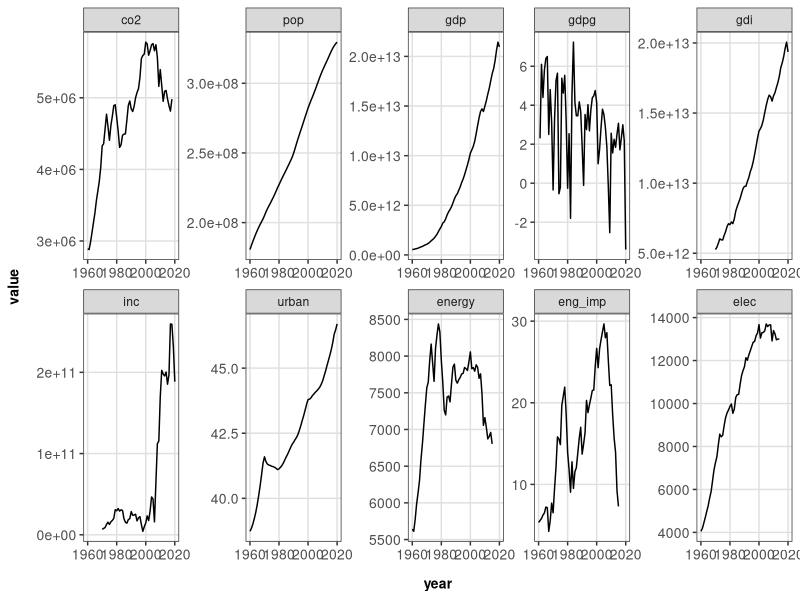

Write the R code that produced this figure.
#' 2. Data Exploration and Visualization 
#' As part of Stats 551 Final Project

# Library
library(tidyverse)
library(ggplot2)
library(reshape)

# Functions
theme_custom <- function() {
  theme_bw() + # note ggplot2 theme is used as a basis
    theme(plot.title = element_text(size = 10, face = "bold",
                                    hjust = .5,
                                    margin = margin(t = 5, b = 15)),
          plot.caption = element_text(size = 9, hjust = 0, 
                                      margin = margin(t = 15)),
          panel.grid.major = element_line(colour = "grey88"),
          panel.grid.minor = element_blank(),
          legend.title = element_text(size = 10, face = "bold"),
          legend.text = element_text(size = 10),
          axis.text = element_text(size = 10),
          axis.title.x = element_text(margin = margin(t = 10),
                                      size = 10, face = "bold"),
          axis.title.y = element_text(margin = margin(r = 10),
                                      size = 10, face = "bold"))
}

# Data
us_df = read.csv("us_df.csv")

# Plots
df.m <- melt(us_df, id = c("year"))

ggplot(df.m, aes(year, value)) + 
  geom_line() + 
  facet_wrap(~variable, scales = "free", ncol = 5) +
  theme_custom()
